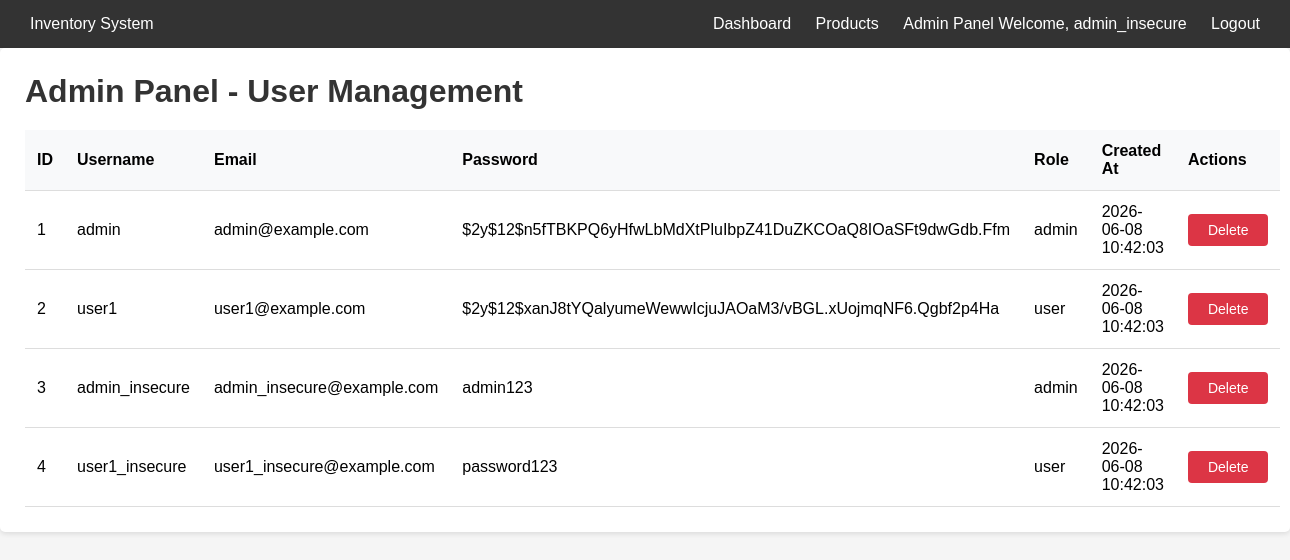
Page /Original/index.php?page=admin (signed in) on the committed database.
### tables this page shows
CREATE TABLE IF NOT EXISTS users (
    id INT AUTO_INCREMENT PRIMARY KEY,
    username VARCHAR(50) NOT NULL,
    email VARCHAR(100) NOT NULL,
    password VARCHAR(255) NOT NULL,
    role ENUM('admin', 'user') DEFAULT 'user',
    created_at TIMESTAMP DEFAULT CURRENT_TIMESTAMP
);

### Original/Controllers/AdminController.php (called while the page is built, shortened)
<?php
require_once __DIR__ . '/../Models/User.php';
class AdminController {
    private $userModel;
    public function __construct() {
        $this->userModel = new User();
    }
    public function index() {
        $users = $this->userModel->getAllUsers();
        require_once __DIR__ . '/../Views/admin/users.php';
    }
}
?>

### Original/Models/Database.php (called while the page is built, shortened)
<?php
class Database {
    private $conn;
    public function __construct() {
        $this->conn = mysqli_connect('localhost', 'root', '', 'inventory_db');
    }
    public function query($sql) {
        $result = mysqli_query($this->conn, $sql);
        return $result;
    }
    public function fetchAll($sql) {
        $result = $this->query($sql);
        $rows = [];
        while ($row = mysqli_fetch_assoc($result)) {
            $rows[] = $row;
        }
        return $rows;
    }
}
?>

### Original/Models/User.php (called while the page is built, shortened)
<?php
require_once __DIR__ . '/Database.php';
class User {
    private $db;
    public function __construct() {
        $this->db = new Database();
    }
    public function getAllUsers() {
        $sql = "SELECT * FROM users";
        return $this->db->fetchAll($sql);
    }
}
?>

### Original/Views/admin/users.php (the view, shortened to what this page needs)
<?php require_once __DIR__ . '/../layout.php'; ?>
<div class="card">
    <h1>Admin Panel - User Management</h1>
    <table>
        <thead>
            <tr>
                <th>ID</th>
                <th>Username</th>
                <th>Email</th>
                <th>Password</th>
                <th>Role</th>
                <th>Created At</th>
                <th>Actions</th>
            </tr>
        </thead>
        <tbody>
            <?php foreach ($users as $user): ?>
            <tr>
                <td><?php echo $user['id']; ?></td>
                <td><?php echo $user['username']; ?></td>
                <td><?php echo $user['email']; ?></td>
                <td><?php echo $user['password']; ?></td>
                <td><?php echo $user['role']; ?></td>
                <td><?php echo $user['created_at']; ?></td>
                <td>
                    <a href="index.php?page=admin&action=delete&id=<?php echo $user['id']; ?>" class="btn btn-danger" onclick="return confirm('Delete user?')">Delete</a>
                </td>
            </tr>
            <?php endforeach; ?>
        </tbody>
    </table>
</div>

### Original/Views/layout.php (style rules this page uses)
* { margin: 0; padding: 0; box-sizing: border-box; }
body { font-family: Arial, sans-serif; background: #f5f5f5; }
.card { background: white; border-radius: 5px; padding: 25px; margin-bottom: 20px; box-shadow: 0 2px 5px rgba(0,0,0,0.1); }
.btn { display: inline-block; padding: 8px 20px; border: none; border-radius: 4px; cursor: pointer; text-decoration: none; font-size: 14px; color: white; }
.btn-danger { background: #dc3545; }
table { width: 100%; border-collapse: collapse; }
table th, table td { padding: 12px; text-align: left; border-bottom: 1px solid #ddd; }
table th { background: #f8f9fa; }
h1, h2 { margin-bottom: 20px; color: #333; }

### rows in the picture
users: id "1", username "admin", email "admin@example.com", password "$2y$12$n5fTBKPQ6yHfwLbMdXtPluIbpZ41DuZKCOaQ8IOaSFt9dwGdb.Ffm", role "admin", created_at "2026-06-08 10:42:03"
users: id "2", username "user1", email "user1@example.com", password "$2y$12$xanJ8tYQalyumeWewwIcjuJAOaM3/vBGL.xUojmqNF6.Qgbf2p4Ha", role "user", created_at "2026-06-08 10:42:03"
users: id "3", username "admin_insecure", email "admin_insecure@example.com", password "admin123", role "admin", created_at "2026-06-08 10:42:03"
users: id "4", username "user1_insecure", email "user1_insecure@example.com", password "password123", role "user", created_at "2026-06-08 10:42:03"

### other values in the picture
$username "admin_insecure"
